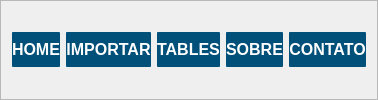
     <widget class="QFrame" name="frame">
      <property name="frameShape">
       <enum>QFrame::StyledPanel</enum>
      </property>
      <property name="frameShadow">
       <enum>QFrame::Raised</enum>
      </property>
      <layout class="QHBoxLayout" name="horizontalLayout">
       <item>
        <widget class="QPushButton" name="btn_home">
         <property name="minimumSize">
          <size>
           <width>0</width>
           <height>35</height>
          </size>
         </property>
         <property name="font">
          <font>
           <pointsize>12</pointsize>
           <weight>75</weight>
           <bold>true</bold>
          </font>
         </property>
         <property name="cursor">
          <cursorShape>PointingHandCursor</cursorShape>
         </property>
         <property name="styleSheet">
          <string notr="true">QPushButton{
	color: rgb(255, 255, 255);
	border-radius: 1px;
	font-size: 16px;
	background-color:rgb(0,80, 121);
}

QPushButton:hover{
	background-color: #fff;
	color: black;
}</string>
         </property>
         <property name="text">
          <string>HOME</string>
         </property>
        </widget>
       </item>
       <item>
        <widget class="QPushButton" name="btn_import">
         <property name="minimumSize">
          <size>
           <width>0</width>
           <height>35</height>
          </size>
         </property>
         <property name="font">
          <font>
           <pointsize>12</pointsize>
           <weight>75</weight>
           <bold>true</bold>
          </font>
         </property>
         <property name="cursor">
          <cursorShape>PointingHandCursor</cursorShape>
         </property>
         <property name="styleSheet">
          <string notr="true">QPushButton{
	color: rgb(255, 255, 255);
	border-radius: 1px;
	font-size: 16px;
	background-color:rgb(0,80, 121);
}

QPushButton:hover{
	background-color: #fff;
	color: black;
}</string>
         </property>
         <property name="text">
          <string>IMPORTAR</string>
         </property>
        </widget>
       </item>
       <item>
        <widget class="QPushButton" name="btn_tables">
         <property name="minimumSize">
          <size>
           <width>0</width>
           <height>35</height>
          </size>
         </property>
         <property name="font">
          <font>
           <pointsize>12</pointsize>
           <weight>75</weight>
           <bold>true</bold>
          </font>
         </property>
         <property name="cursor">
          <cursorShape>PointingHandCursor</cursorShape>
         </property>
         <property name="styleSheet">
          <string notr="true">QPushButton{
	color: rgb(255, 255, 255);
	border-radius: 1px;
	font-size: 16px;
	background-color:rgb(0,80, 121);
}

QPushButton:hover{
	background-color: #fff;
	color: black;
}</string>
         </property>
         <property name="text">
          <string>TABLES</string>
         </property>
        </widget>
       </item>
       <item>
        <widget class="QPushButton" name="btn_sobre">
         <property name="minimumSize">
          <size>
           <width>0</width>
           <height>35</height>
          </size>
         </property>
         <property name="font">
          <font>
           <pointsize>12</pointsize>
           <weight>75</weight>
           <bold>true</bold>
          </font>
         </property>
         <property name="cursor">
          <cursorShape>PointingHandCursor</cursorShape>
         </property>
         <property name="styleSheet">
          <string notr="true">QPushButton{
	color: rgb(255, 255, 255);
	border-radius: 1px;
	font-size: 16px;
	background-color:rgb(0,80, 121);
}

QPushButton:hover{
	background-color: #fff;
	color: black;
}</string>
         </property>
         <property name="text">
          <string>SOBRE</string>
         </property>
        </widget>
       </item>
       <item>
        <widget class="QPushButton" name="btn_contato">
         <property name="minimumSize">
          <size>
           <width>0</width>
           <height>35</height>
          </size>
         </property>
         <property name="font">
          <font>
           <pointsize>12</pointsize>
           <weight>75</weight>
           <bold>true</bold>
          </font>
         </property>
         <property name="cursor">
          <cursorShape>PointingHandCursor</cursorShape>
         </property>
         <property name="styleSheet">
          <string notr="true">QPushButton{
	color: rgb(255, 255, 255);
	border-radius: 1px;
	font-size: 16px;
	background-color:rgb(0,80, 121);
}

QPushButton:hover{
	background-color: #fff;
	color: black;
}</string>
         </property>
         <property name="text">
          <string>CONTATO</string>
         </property>
        </widget>
       </item>
      </layout>
     </widget>
